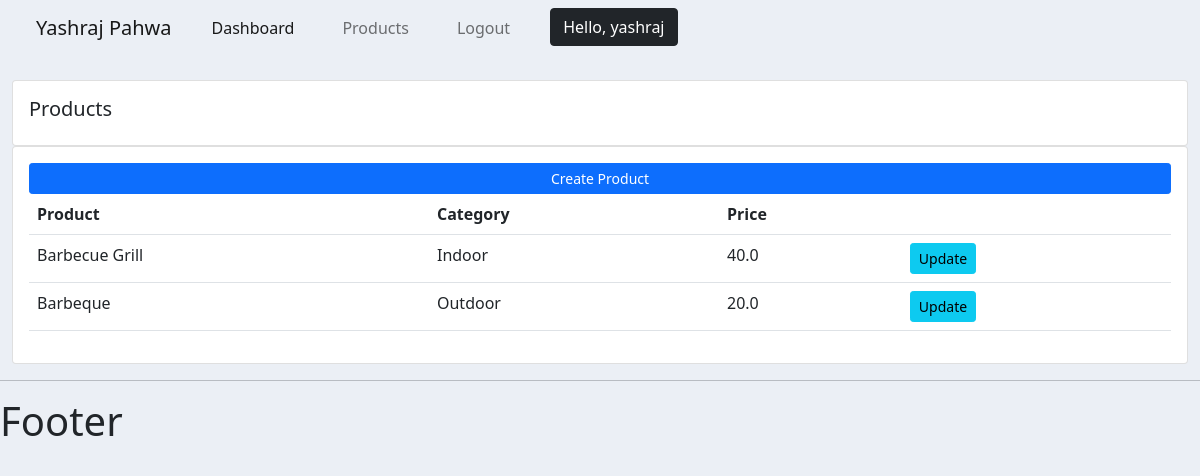
Screenshot of /products/ (signed in) with the database file from the repository.
### main/models.py (models this page shows, shortened)
class Product(models.Model):
    CATEGORY = (
        ('Indoor', 'Indoor'),
        ('Outdoor', 'Outdoor'),
        ('Both', 'Both'),
    )
    name = models.CharField(max_length=255, null=True)
    price = models.FloatField(null=True)
    category = models.CharField(max_length=255, null=True, choices=CATEGORY)
    description = models.CharField(max_length=255, null=True, blank=True)
    date_created = models.DateTimeField(auto_now_add=True, null=True)
    tag = models.ManyToManyField(Tag)

### main/decorators.py (the view)
    def wrapper_function(request, *args, **kwargs):
        group = None
        if request.user.groups.exists():
            group = request.user.groups.all()[0].name
        if group == 'customer':
            return redirect('user-page')
        if group == 'admin':
            return view_func(request, *args, **kwargs)

### main/views.py (called while the page is built)
@login_required(login_url='login')
@admin_only
def products(request):
    product = Product.objects.all()
    return render(request, 'main/products.html', {'products': product})

### main/templates/main/products.html
{% extends 'main/main_template.html' %} {% block content %}
<br />
<div class="row">
  <div class="col-md">
    <div class="card card-body">
      <h5>Products</h5>
    </div>
    <div class="card card-body">
      <table class="table">
        <tr>
          <th>Product</th>
          <th>Category</th>
          <th>Price</th>
          <th></th>
        </tr>
        <a class="btn btn-primary btn-sm btn-block" href="{% url 'create-product' %}">Create Product</a>
        {% for i in products %}
        <tr>
          <td>{{i.name}}</td>
          <td>{{i.category}}</td>
          <td>{{i.price}}</td>
          <td><a href="{% url 'update-product' i.id %}" class="btn btn-info btn-sm">Update</a></td>
        </tr>
        {% endfor %}
      </table>
    </div>
  </div>
</div>
{% endblock content %}

### main/templates/main/components/navbar.html (shortened to what this page needs)
<nav class="navbar navbar-expand-lg navbar-bg navbar-light container-fluid">
  <div class="container-fluid">
    <a class="navbar-brand" href="{% url 'home' %}">Yashraj Pahwa</a>
    <div class="collapse navbar-collapse" id="navbarSupportedContent">
      <ul class="navbar-nav ml-auto my-auto mb-2 mb-lg-0">
        <li class="nav-item mx-lg-3 mx-0">
          <a class="nav-link hvr-underline-from-left active home" aria-current="page"
            href="{% url 'home' %}">Dashboard</a>
        </li>
        <li class="nav-item mx-lg-3 mx-0">
          <a class="nav-link hvr-underline-from-left" href="{% url 'products' %}">Products</a>
        </li>
        <li class="nav-item mx-lg-3 mx-0">
          <a class="nav-link hvr-underline-from-left" href="{% url 'logout' %}">Logout</a>
        </li>
        <li class="nav-item mx-lg-3 mx-0">
          <a class="btn btn-dark" href="#">Hello, {{request.user}}</a>
        </li>
    </div>
  </div>
</nav>

### static/css/style.css (style rules this page uses)
body { background-color: #ebeff5; }
.navbar-bg { background-color: #ebeff5; }

### rows the page displays
Product: name "Barbecue Grill", category "Indoor", price "40.0"
Product: name "Barbeque", category "Outdoor", price "20.0"

### other values shown
{{ request.user }} "yashraj"
